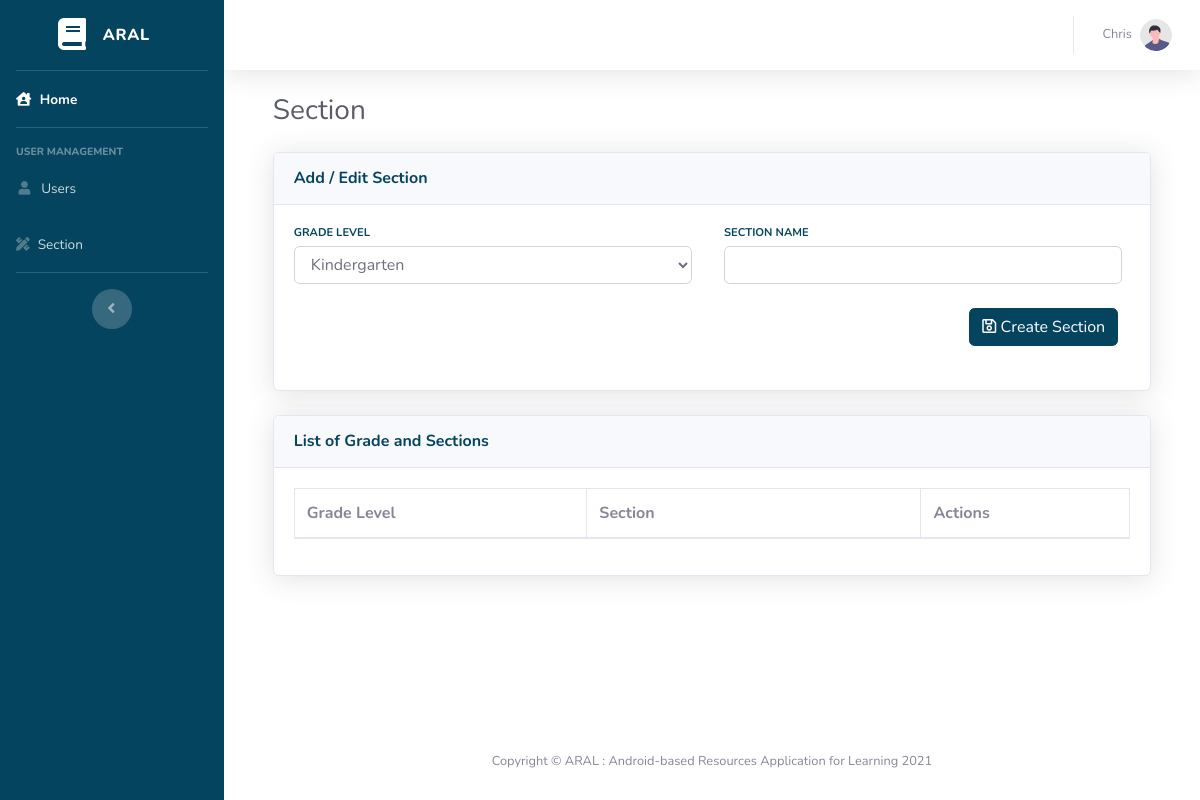
/section.php (signed in), run on an earlier commit of the app's database.
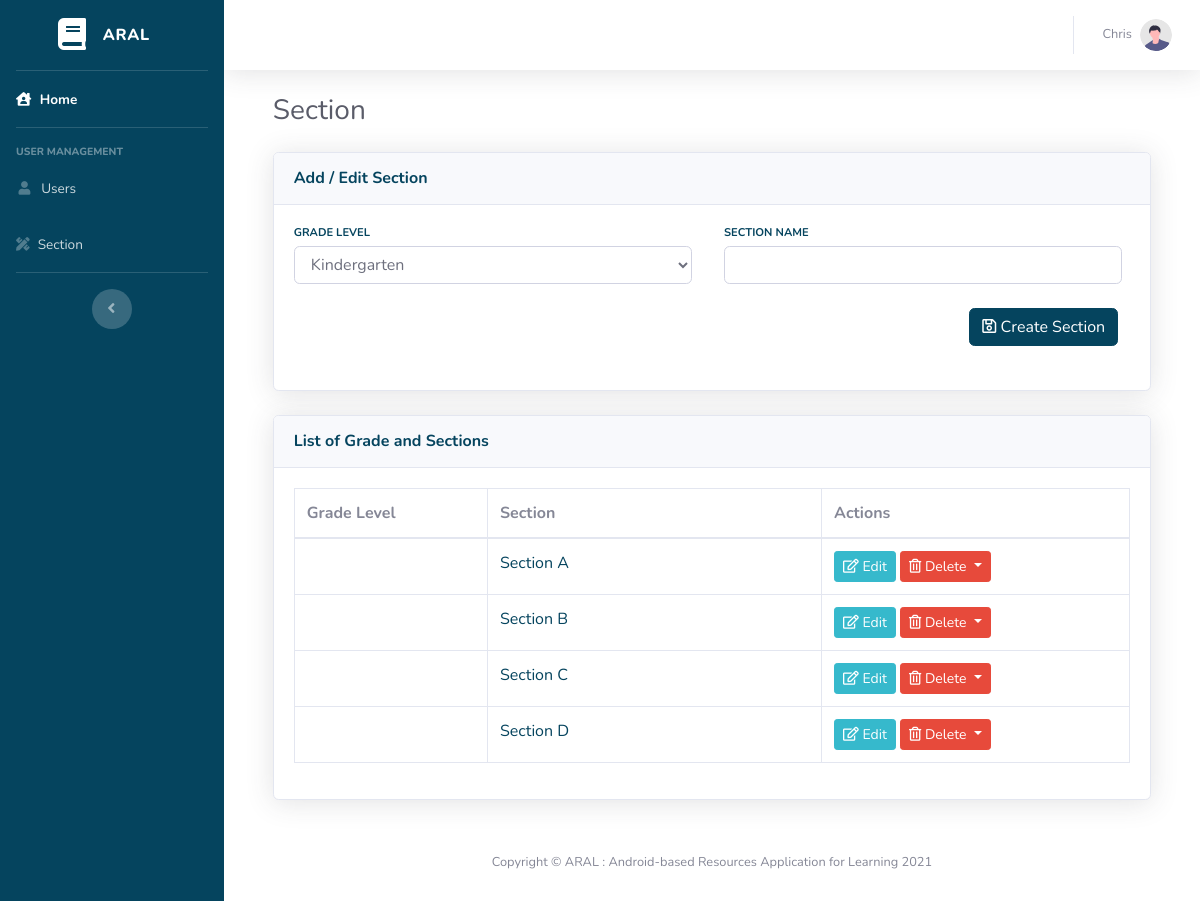
And on a later commit of the database.
### tables this page shows
CREATE TABLE `section` (
  `id` int(11) NOT NULL,
  `grade` int(3) NOT NULL,
  `section` varchar(32) NOT NULL
);

### section.php (the view, shortened to what the changed rows need)
<?php
include("head.php");
$sections = mysqli_query($mysqli, "SELECT *
    FROM section");
?>
<head>
    <link href="vendor/datatables/dataTables.bootstrap4.min.css" rel="stylesheet">
</head>
<body id="page-top">
    <div id="wrapper">
        <div id="content-wrapper" class="d-flex flex-column">
            <div id="content">
                <div class="container-fluid">
                    <h1 class="h3 mb-2 text-gray-800">Section</h1>
                    <div class="card shadow mb-4">
                        <div class="card-body">
                            <div class="table-responsive">
                                <table class="table table-bordered" id="dataTable" width="100%" cellspacing="0">
                                    <thead>
                                        <tr>
                                            <th>Grade Level</th>
                                            <th width="40%">Section</th>
                                            <th>Actions</th>
                                        </tr>
                                    </thead>
                                    <tbody>
                                        <?php while ($section = mysqli_fetch_array($sections)) {
                                        ?>
                                            <tr>
                                                <td><?php if($section["grade"]=='0'){ echo "Kindergarten";} ?></td>
                                                <td><a href="class.php?section=<?php echo $section["id"]; ?>"><?php echo $section["section"];  ?></a></td>
                                                <td>
                                                    <a href="section.php?edit=<?php echo $section['id']; ?>" class="btn btn-info btn-sm"><i class="far fa-edit"></i> Edit</a>
                                                    <button class="btn btn-danger btn-secondary dropdown-toggle btn-sm" type="button" id="dropdownMenuButton" data-toggle="dropdown" aria-haspopup="true" aria-expanded="false">
                                                        <i class="far fa-trash-alt"></i> Delete
                                                    </button>
                                                </td>
                                            </tr>
                                        <?php } ?>
                                    </tbody>
                                </table>
                            </div>
                        </div>
                    </div>
                </div>
            </div>
            <?php include("footer.php"); ?>
</body>
</html>

What changed in the data, as far as the page shows it:
added section: section "Section A"
added section: section "Section B"
added section: section "Section C"
added section: section "Section D"
